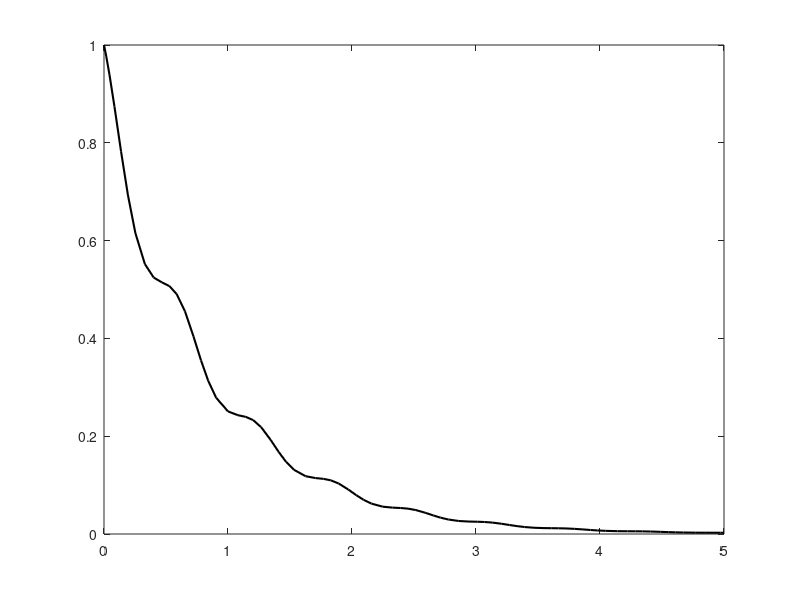
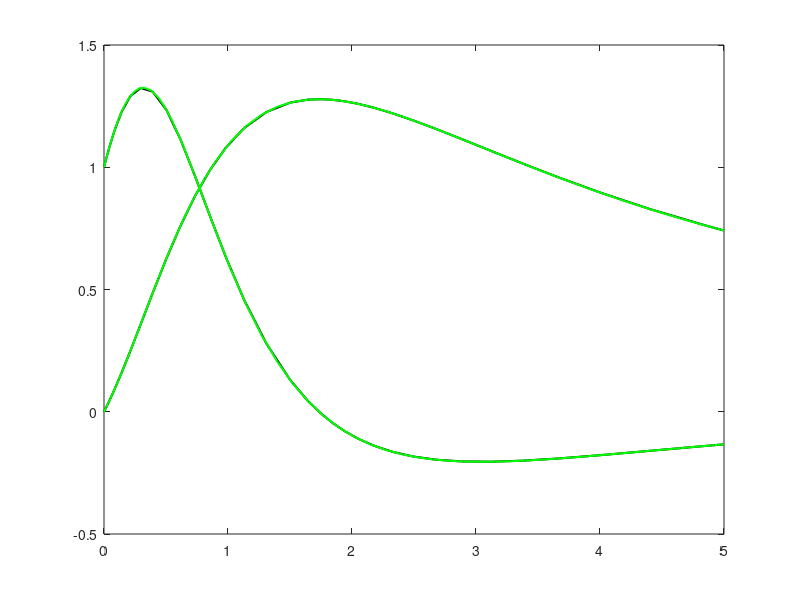

MATLAB code for these plots, in order: (Note: this script raises an error after producing the figures.)
clc 
clear all
close all

%% EJERCICIO 1

% mydiff1
function [dw] = mydiff1(t,w)
a = -(1.2+sin(10*t));
dw = a*w;
end
%__________________

t0=0;
tf=5;
w0=1;
tspan=[t0 tf];

[t,y]=ode23(@mydiff1,tspan,w0);
plot(t,y, 'k','LineWidth',1.5)

%% EJERCICIO 2

% mydiif2
function [dx] = mydiff2(t,x)

dx(1) = x(2); 
dx(2) = (-3/(1+t^2))*x(1)-((2*t)/(1+t^2))*x(2)+2/(1+t^2);

dx = [dx(1) dx(2)]'
%__________________

end
t0=0;
tf=5;
w0= [0 1];
tspan2=[t0 tf];

figure;
[t,x]=ode23(@mydiff2,tspan2,w0);
plot(t,x, 'k','LineWidth',1.5)
[t,x]=ode45(@mydiff2,tspan2,w0);
hold on 
plot(t,x, 'g','LineWidth',1.5)
hold off

%% EJERCICIO 3

%Mydiff3 
function [dx] = mydiff3(t,x,param)
b=param(1);
p=param(2);
dx=b*x-p*x^2;
end
%___________________________

t0=0;
tf=60;
X0= 100;
tspan2=[t0 tf];

b=1;
p=0.5;
param = [b p];

figure;
[t,x]=ode23(@mydiff3,tspan2,X0,[],param);
plot(t,x, 'k','LineWidth',1.5)



